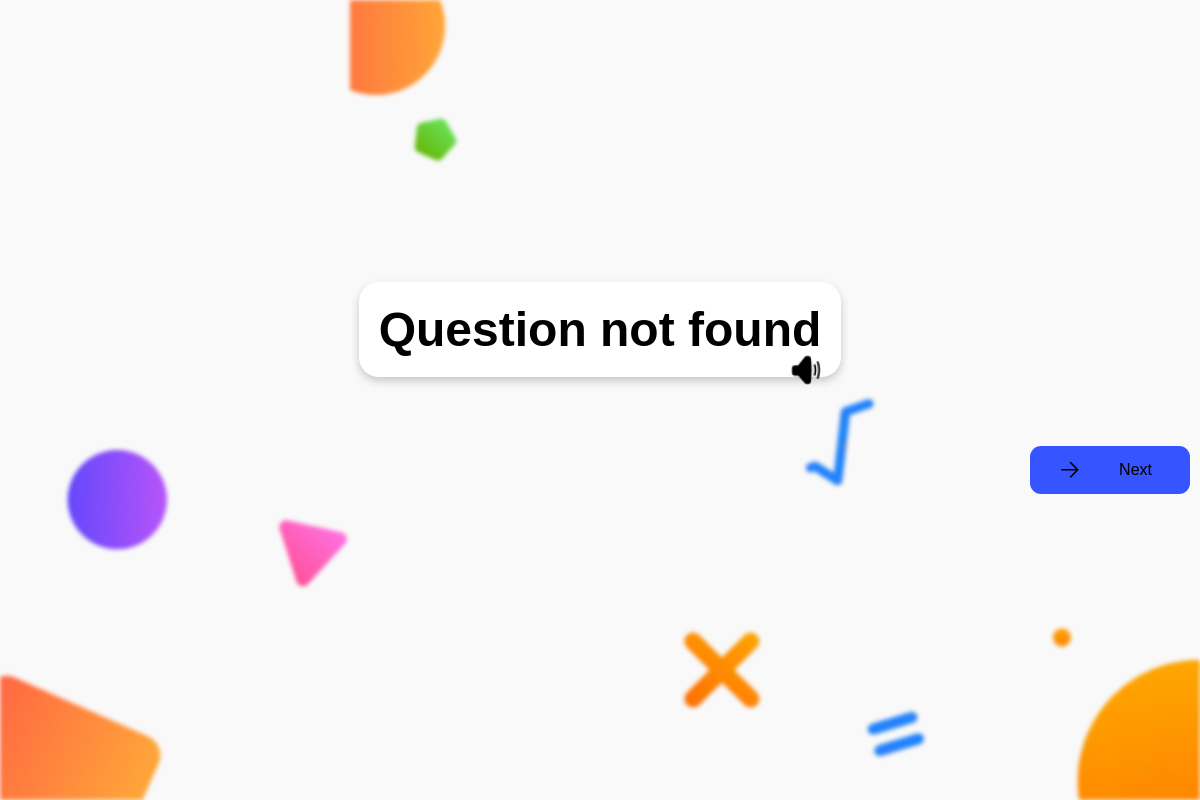
Before: /drag_dropQuiz.php?lesson_id=5 with the older database file.
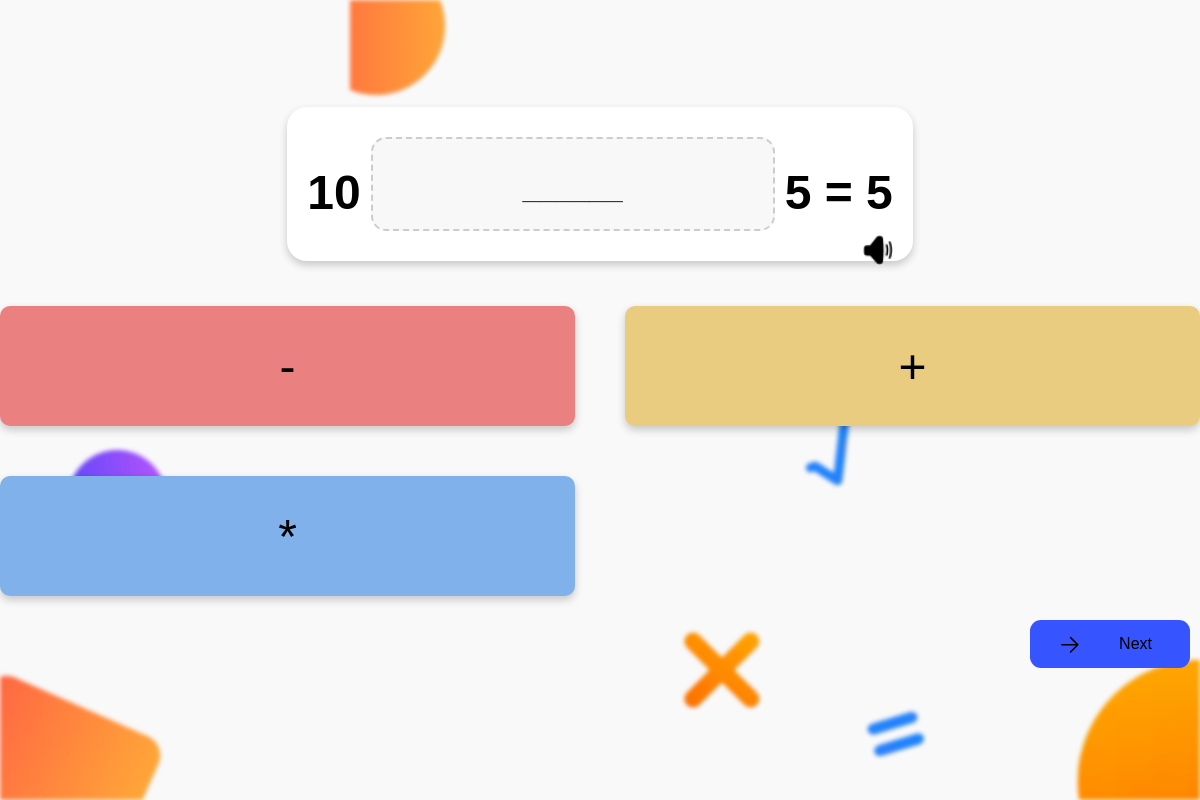
After: the same page with the newer database file.
### tables this page shows
CREATE TABLE `question` (
  `question_id` int(11) NOT NULL,
  `question_text` text DEFAULT NULL,
  `question_audio` varchar(255) DEFAULT NULL,
  `lesson_id` int(11) DEFAULT NULL
);

CREATE TABLE `draggable_options` (
  `drag_option_id` int(11) NOT NULL,
  `question_id` int(11) DEFAULT NULL,
  `drag_option_audio` varchar(255) DEFAULT NULL,
  `drag_option_text` text DEFAULT NULL,
  `is_correct` tinyint(1) DEFAULT 0,
  `blank_position` int(11) DEFAULT NULL
);

### drag_dropQuiz.php (the view, shortened to what this page needs)
<!DOCTYPE html>
<html lang="en">
<head>
    <link rel="stylesheet" href="./Css_folder/gamednd.css">
</head>
<body>
<?php
    include('database/connection.php');
    $lesson_id = $_GET['lesson_id'];
    $question_sql = "SELECT q.question_text, q.question_id, q.question_audio
                     FROM question q
                     WHERE q.lesson_id = $lesson_id
                     LIMIT 1";
    $question_result = $conn->query($question_sql);
    $question_text = "Question not found";
    $question_id = null;
    $question_audio = "";
    if ($question_result->num_rows > 0) {
        $question_row = $question_result->fetch_assoc();
        $question_text = $question_row["question_text"];
        $question_id = $question_row["question_id"];
        $question_audio = $question_row["question_audio"] ? $question_row["question_audio"] : "";
    }
    $options_sql = "SELECT d.drag_option_text, d.is_correct, d.blank_position
                    FROM draggable_options d
                    WHERE d.question_id = ?";
    $stmt = $conn->prepare($options_sql);
    $stmt->bind_param("i", $question_id);
    $stmt->execute();
    $options_result = $stmt->get_result();
    $options = [];
    while ($option_row = $options_result->fetch_assoc()) {
        $options[] = $option_row;
    }
?>
<div class="background">
        <img src="src/games_images/shapes-top.png" alt="Top Shape" class="shape shape-topdnd">
        <img src="src/games_images/adaptive_01 - Copy.png" alt="Left Shape" class="shape shape-left">
        <img src="src/games_images/right-image - Copy (2).webp" alt="Right Shape" class="shape shape-rightdnd">
</div>
<div class="container_MCQs">
    <div class="game-dnd">
        <div class="question" id="question-container" data-question-id="<?php echo $question_id; ?>">
            <h1 class="drop" id="question-text">
                <?php
                echo preg_replace('/\[BLANK(\d+)\]/', '<span class="dropzone" data-correct="$1">______</span>', htmlspecialchars($question_text));
                ?>
            </h1>
                <img src="src/games_images/enable-sound_10352269.png" alt="sound icon" class="sound_icon" id="sound-icon" data-audio-url="<?php echo htmlspecialchars($question_audio); ?>" onclick="playSound()">
            </div>
    </div>
</div>
<div class="buttons_dnd" id="options-container">
    <?php
    $colors = ["red", "yellow", "blue", "purple", "green", "orange"];
    foreach ($options as $index => $option) {
        echo '<button class="' . $colors[$index % count($colors)] . '-button draggable-option" draggable="true" data-correct="' . $option['is_correct'] . '" data-position="' . $option['blank_position'] . '">' . htmlspecialchars($option['drag_option_text']) . '</button>';
    }
    ?>
</div>
<button class="button" onclick="checkAnswers()">
<svg xmlns="http://www.w3.org/2000/svg" fill="none" viewBox="0 0 24 24" stroke-width="1.5" stroke="currentColor" class="w-6 h-6">
    <path stroke-linecap="round" stroke-linejoin="round" d="M4.5 12h15m0 0l-6.75-6.75M19.5 12l-6.75 6.75"></path>
    </svg>
    <div class="text">Next</div>
</button>
</body>
</html>

### Css_folder/gamednd.css (style rules this page uses)
body { margin: 0; font-family: Arial, sans-serif; display: flex; justify-content: center; align-items: center; height: 100vh; background-color: #00000006; overflow: hidden; position: relative; flex-direction: column; }
.background { position: absolute; top: 0; left: 0; width: 100%; height: 100%; z-index: -1; overflow: hidden; filter: blur(2px); }
.shape { position: absolute; }
.shape-topdnd { position: relative; top: 450px; left: 0; width: 350px; }
.shape-rightdnd { top: 650px; right: 0; width: 550px; transform: translateY(-50%); }
.container_MCQs { display: flex; justify-content: center; align-items: center; width: 100%; position: relative; top: -25px; flex-direction: column; }
.game-dnd { background-color: #ffffff; padding: 20px; border-radius: 20px; box-shadow: 0 4px 8px rgba(0, 0, 0, 0.2); text-align: center; width: 90%s; height: 80%; position: relative; }
.sound_icon { width: 30px; height: 30px; position: absolute; top: 93%; right: 20px; transform: translateY(-50%); cursor: pointer; }
.buttons_dnd { display: grid; grid-template-columns: repeat(2, 1fr); grid-gap: 50px; width: 100%; max-width: 1400px; margin-top: 20px; }
.button { background-color: #3654ff; color: #000000; width: 10em; height: 3em; border: #00000000 0.5em solid; border-radius: 11px; text-align: right; transition: all 0.6s ease; font-size: 1em; margin-left: 85%; margin-top: 2%; }
.button svg { width: 1.6em; margin: -0.2em 0.8em 1em; position: absolute; display: flex; transition: all 0.6s ease; }
.text { margin: 0 1.5em }
.red-button { width: 100%; height: 120px; padding: 15px; font-size: 3rem; border: none; border-radius: 10px; cursor: pointer; transition: background-color 0.3s ease; box-shadow: 0 4px 8px rgba(0, 0, 0, 0.2); }
.yellow-button { width: 100%; height: 120px; padding: 15px; font-size: 3rem; border: none; border-radius: 10px; cursor: pointer; transition: background-color 0.3s ease; box-shadow: 0 4px 8px rgba(0, 0, 0, 0.2); }
.blue-button { width: 100%; height: 120px; padding: 15px; font-size: 3rem; border: none; border-radius: 10px; cursor: pointer; transition: background-color 0.3s ease; box-shadow: 0 4px 8px rgba(0, 0, 0, 0.2); }
.red-button { background-color: #EA8080; color: rgb(0, 0, 0); }
.yellow-button { background-color: #EACC80; color: rgb(0, 0, 0); }
.blue-button { background-color: #80B1EA; color: rgb(0, 0, 0); }
.dropzone { width: 400px; height: 90px; border: 2px dashed #ccc; border-radius: 15px; margin: 10px; display: inline-block; vertical-align: 10px; background-color: #f8f8f8; text-align: center; line-height: 100px; font-size: 30px; color: #333; }
.question .drop { font-size: 3rem; margin: 0px; color: black; overflow: auto; text-overflow: ellipsis; }

Changed rows visible on the page:
added question: question_text "10 ______ 5 = 5"
added draggable_options: drag_option_text "-"
added draggable_options: drag_option_text "+"
added draggable_options: drag_option_text "*"
Other visible differences:
text no longer shown: "Question not found"
